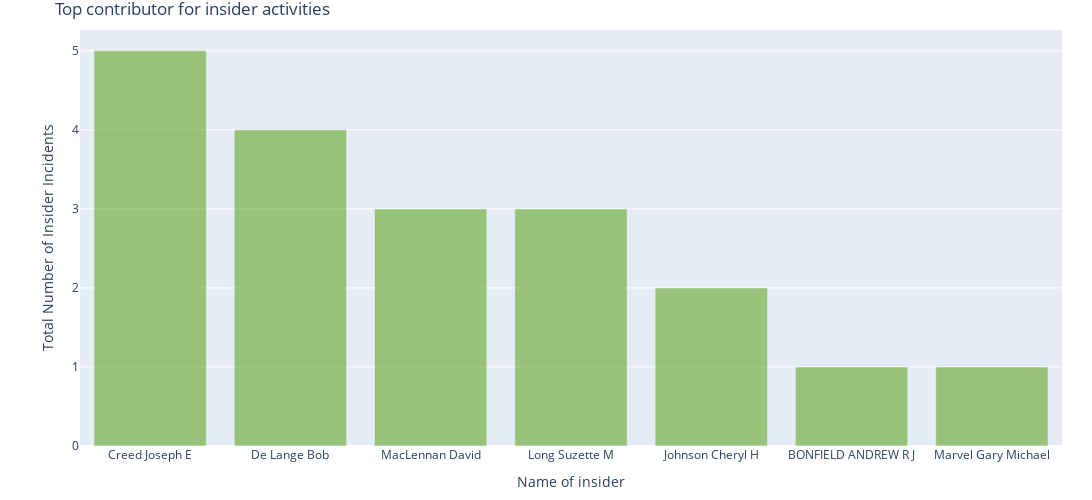

Notebook code cell kept with this figure:
### Markdown cell above
## Top indviduals involved in Insider Trading.

### Code cell
insider_eda.plotly_top_contributor()

### Figure 1 — Plotly figure (JSON) as saved in the notebook; plotly's stock layout.template omitted (floating-point values rounded to 4 significant figures)
{"data": [{"marker": {"color": "#4C9900"}, "opacity": 0.5, "type": "bar", "x": ["Creed Joseph E", "De Lange Bob", "MacLennan David", "Long Suzette M", "Johnson Cheryl H", "BONFIELD ANDREW R J", "Marvel Gary Michael"], "y": [5, 4, 3, 3, 2, 1, 1]}], "layout": {"autosize": false, "height": 500, "hovermode": "x unified", "margin": {"b": 50, "l": 80, "r": 30, "t": 30}, "title": {"text": "Top contributor for insider activities"}, "width": 1400, "xaxis": {"title": {"text": "Name of insider"}}, "yaxis": {"title": {"text": "Total Number of Insider Incidents"}}}}
